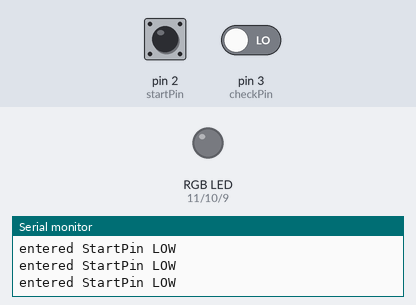
A sketch run on a simulated Arduino Uno, built with avr-gcc and run on an emulated ATmega328P. On the bench: an RGB LED mixed from three pins (HIGH = lit), the last lines printed to the serial monitor. Dashed ring = blinking. The inputs (shaded band) are chosen by the test bench; at power-on: pin 2 (startPin) LOW, pin 3 (checkPin) LOW. Random numbers use the default seed unless the sketch sets one.

Above: at 1.2 s.
1.3 s: pin 2 (startPin) pulled HIGH for 0.15 s
At 5.0 s:
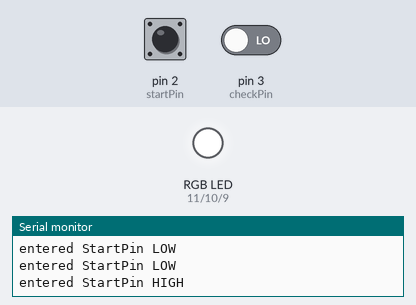
6.8 s: pin 2 (startPin) pulled HIGH for 1 s
At 10.8 s:
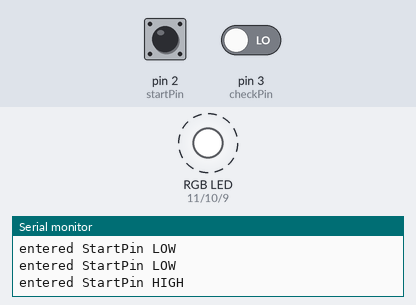
13.8 s: pin 2 (startPin) pulsed HIGH 2 times (0.12 s each, 0.3 s apart)
At 15.6 s:
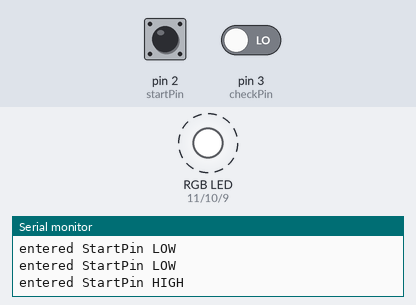
Timing chart, 0 to 18.3 s (numbered marks = the images above; inputs shaded):
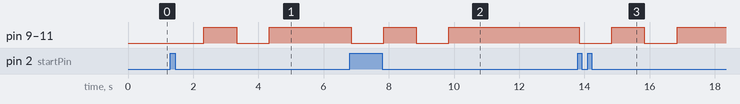

The sketch:

random_Color_LED_List.ino
```cpp
// 상수, 변수 설정
const int redPin = 11;    //Red 핀
const int greenPin = 10;  //Green 핀
const int bluePin = 9;    //Blue 핀
const int dtime = 1000;   //delay 타임 설정
const int startPin = 2;   //랜덤 칼라 시작
const int checkPin = 3;   //랜덤 칼라 확인

bool gameStatus = true;
long randNumber;
int colorArr[5];
const int r[3] = {255, 255, 0};
const int g[3] = {255, 0, 255};
const int b[3] = {0, 255, 255};
const int w[3] = {0, 0, 0};
const char color[4] = "rgbw";
int colorLength=5;
char randColor[5];

// 초기화
void setup() {
  Serial.begin(9600);
  setColor(0, 0, 0);
  pinMode(startPin, INPUT);
  pinMode(checkPin, INPUT);
  randomSeed(analogRead(0));
}

// 반복파트
void loop() {
  if (digitalRead(startPin) == HIGH) {
    Serial.println("entered StartPin HIGH");
    blink(2);
    for (int i = 0; i < colorLength; i += 1) {
      makeRandomColor(i);
    }
  } else {
    Serial.println("entered StartPin LOW");
    if (digitalRead(checkPin) == HIGH) {
      for (int i = 0; i < colorLength; i += 1) {
        Serial.print("랜덤 칼라 읽기");
        Serial.println(i);
      }
    }
  }
}

// 랜던칼라 생성
void makeRandomColor(int i) {
  randNumber = random(4);             //랜덤값 추출
  randColor[i] = color[randNumber];   //칼라리스트에서 선택

}


//red, green, blue 값에 따라 0~255로 설정됨,
void setColor(int red, int green, int blue) {
  analogWrite(redPin, red);
  analogWrite(greenPin, green);
  analogWrite(bluePin, blue);
}

//LED 점멸함수
void blink(int count) {
  for (int i = 0; i < count; i += 1) {
    setColor(0, 0, 0);
    delay(dtime);
    setColor(255, 255, 255);
    delay(dtime);
  }
}
```

Measured:
- after the input at 1.3 s, pin 9 (bluePin), pin 10 (greenPin), pin 11 (redPin): LOW → HIGH after 1.0 s, → LOW 1.0 s later, → HIGH 1.0 s later
- after the input at 6.8 s, pin 9 (bluePin), pin 10 (greenPin), pin 11 (redPin): alternates HIGH for 1.0 s and LOW for 1.0 s, 4 changes in all, then stays HIGH, starting at once
- after the input at 13.8 s, pin 9 (bluePin), pin 10 (greenPin), pin 11 (redPin): alternates HIGH for 1.0 s and LOW for 1.0 s, 4 changes in all, then stays HIGH, starting at once
